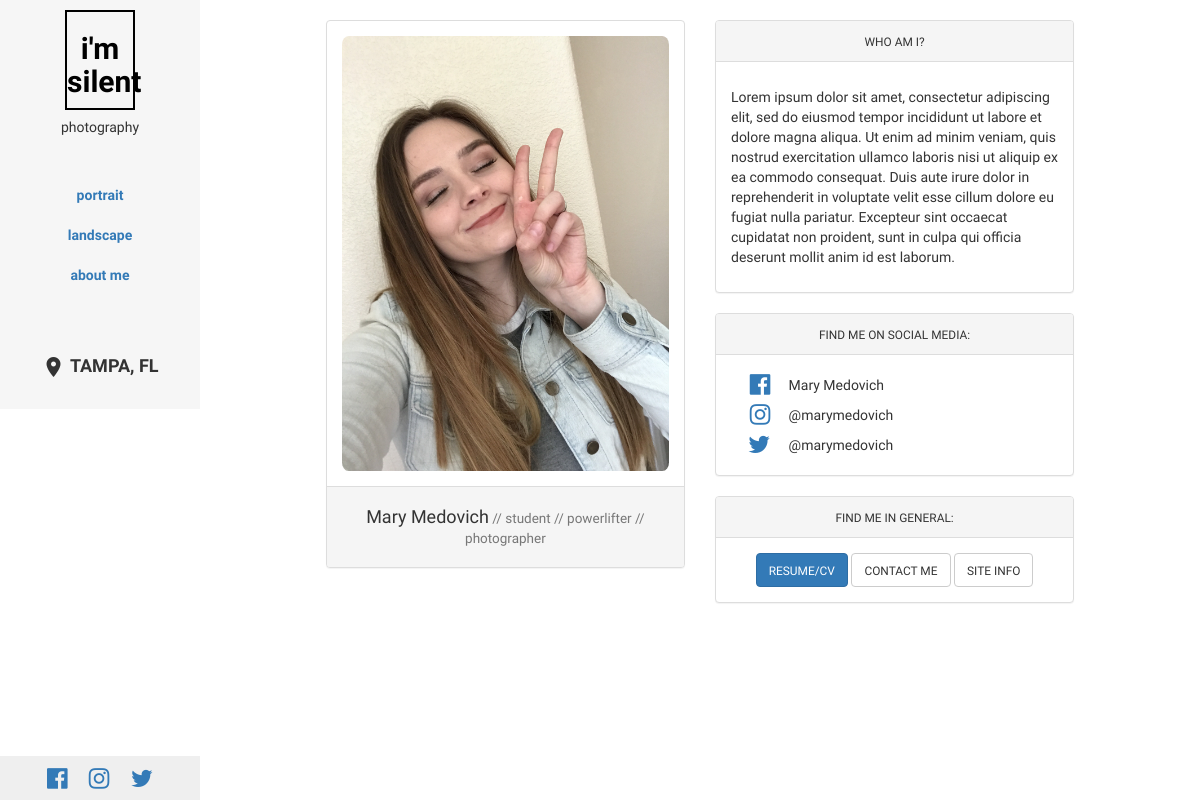
Screenshot of /about/2 with the database file from the repository.
### test_app/models.py (models this page shows, shortened)
class UserProfile( models.Model ):
    ppic = models.ImageField( upload_to = 'ppic/', verbose_name = 'Profile picture' )
    city = models.CharField( max_length = 20 )
    state = models.CharField( max_length = 2 )
    fb = models.URLField( verbose_name = 'Facebook URL' )
    fb_handle = models.CharField( default = 'handle', max_length = 100, verbose_name = 'Facebook name' )
    ig = models.URLField( verbose_name = 'Instagram' )
    ig_handle = models.CharField( default = 'handle', max_length = 100, verbose_name = 'Instagram handle' )
    tw = models.URLField( verbose_name = 'Twitter' )
    tw_handle = models.CharField( default = 'handle', max_length = 100, verbose_name = 'Twitter handle' )
    desc = models.TextField( max_length = 3000, verbose_name = 'About me' )

### test_app/views.py (the view, shortened to what this page needs)
# urls.py: url( r'^about/(?P<pk>\d+)$', views.About.as_view(), name = 'about' ),
class About( UpdateView ):
    title = 'about'
    template_name = 'test_app/about/index.html'
    form_class = forms.UserProfileForm
    model = models.UserProfile
    success_url = settings.UPLOAD_SUCCESS_URL
    def get_context_data( self, **kwargs ):
        title = self.title
        data = super().get_context_data( **kwargs )
        data['title'] = title
        data['loggedin'] = self.request.user.is_authenticated
        return data

### test_app/context_processors.py (called while the page is built)
def uprofile_processor( request ):
    profile = models.UserProfile.objects.values()[0]
    return { 'profile': profile }

### templates/test_app/about/index.html (shortened to what this page needs)
<!DOCTYPE html>
{% extends "test_app/base_styled.html" %}
{% load staticfiles %}
{% block main_body %}
  <div class="container-fluid">
    <div class="col-xs-10 col-xs-offset-1">
      <br>
      <div class="col-md-6 col-xs-12">
        <div class="panel panel-default">
          <div class="panel-body">
            <img class="ppic" src="/media/{{ profile.ppic }}" alt="">
          </div>
          <div class="panel-footer text-center">
            <h4>Mary Medovich<small> // student // powerlifter // photographer</small></h4>
          </div>
        </div>
      </div>
      <div class="col-md-6 col-xs-12">
        <div class="panel panel-default">
          <div class="panel-heading text-center">
            <small>WHO AM I?</small>
          </div>
          <div class="panel-body">
            <p>{{ profile.desc|linebreaks }}</p>
          </div>
        </div>
        <div class="panel panel-default">
          <div class="panel-heading text-center">
            <small>FIND ME ON SOCIAL MEDIA:</small>
          </div>
          <div class="panel-body">
            <div class="col-xs-12">
              <table class="table-condensed">
                <tr>
                  <td class="text-right">
                    <small><a href='{{ profile.fb }}'>
                      <i class="fa fa-facebook-official" style="font-size:24px"></i>
                    </a></small>
                  </td>
                  <td>
                    &emsp;{{ profile.fb_handle }}
                  </td>
                </tr>
                <tr>
                  <td class="text-right">
                    <small><a href='{{ profile.ig }}'>
                      <i class="fa fa-instagram" style="font-size:24px"></i>
                    </a></small>
                  </td>
                  <td>
                    &emsp;{{ profile.ig_handle }}
                  </td>
                </tr>
                <tr>
                  <td class="text-right">
                    <small><a href='{{ profile.tw }}'>
                      <i class="fa fa-twitter" style="font-size:24px"></i>
                    </a></small>
                  </td>
                  <td>
                    &emsp;{{ profile.tw_handle }}
                  </td>
                </tr>
              </table>
            </div>
          </div>
        </div>
        <div class="panel panel-default">
          <div class="panel-heading text-center">
            <small>FIND ME IN GENERAL:</small>
          </div>
          <div class="panel-body text-center">
            <button type="button" class="btn btn-primary">
              <small>RESUME/CV</small>
            </button>
            <a href="{% url 'test_app:email' %}">
              <button type="button" class="btn btn-default">
                <small>CONTACT ME</small>
              </button>
            </a>
            <button type="button" class="btn btn-default">
              <small>SITE INFO</small>
            </button>
          </div>
        </div>
      </div>
    </div>
  </div>
{% endblock %}

### static/css/style.css (style rules this page uses)
body { font-family: 'Inconsolata', monospace; font-family: 'Roboto Condensed', sans-serif; }
#main img { width: 100%; }
.table-condensed>thead>tr>th, .table-condensed>tbody>tr>th, .table-condensed>tfoot>tr>th, .table-condensed>thead>tr>td, .table-condensed>tbody>tr>td, .table-condensed>tfoot>tr>td { padding: 2px; }
img.ppic { border-radius: 2%; }
*, *:before, *:after { box-sizing: border-box !important; }

### rows the page displays
UserProfile: ppic (picture), desc "Lorem ipsum dolor sit amet, consectetur adipiscing elit, sed do eiusmod tempor incididunt ut labore et dolore magna aliqua. Ut enim ad minim veniam, quis nostrud exercitation ullamco laboris nisi ut aliquip ex ea commodo consequat. Duis aute irure dolor in reprehenderit in voluptate velit esse cillum dolore eu fugiat nulla pariatur. Excepteur sint occaecat cupidatat non proident, sunt in culpa qui officia deserunt mollit anim id est laborum.", fb_handle "Mary Medovich", ig_handle "@marymedovich", tw_handle "@marymedovich"
